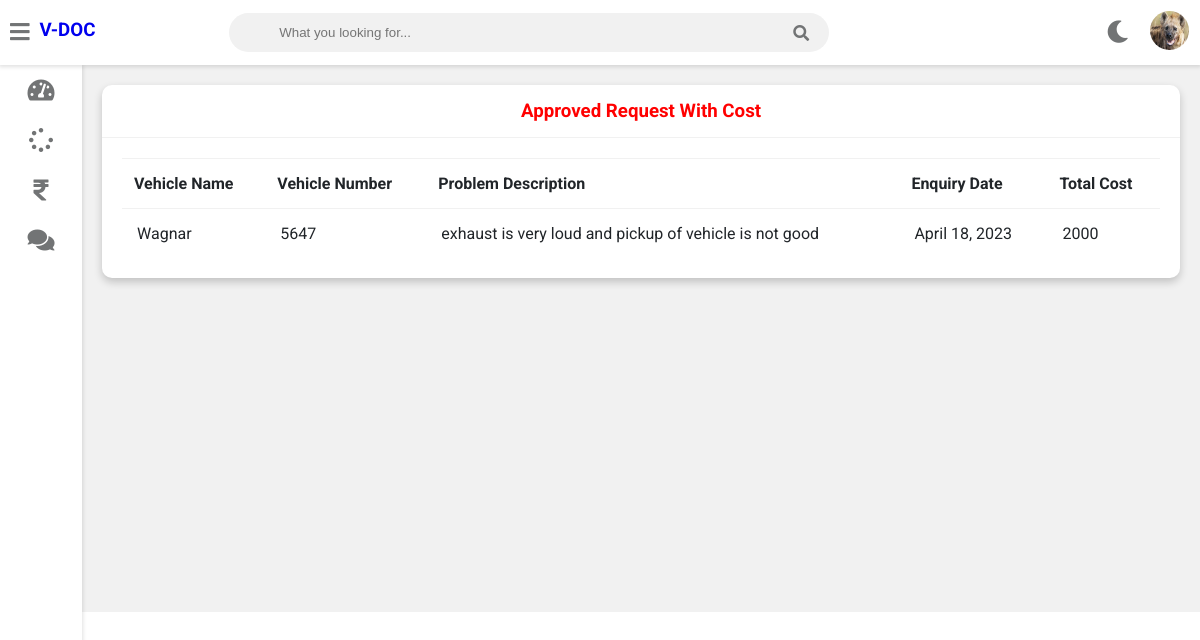
Screenshot of /customer-invoice (signed in) with the database file from the repository.
### vehicle/models.py (models this page shows, shortened)
class Customer(models.Model):
    user=models.OneToOneField(User,on_delete=models.CASCADE)
    profile_pic= models.ImageField(upload_to='profile_pic/CustomerProfilePic/',null=True,blank=True)
    address = models.CharField(max_length=40)
    mobile = models.CharField(max_length=20,null=False)

class Request(models.Model):
    cat=(('two wheeler with gear','two wheeler with gear'),('two wheeler without gear','two wheeler without gear'),('three wheeler','three wheeler'),('four wheeler','four wheeler'))
    category=models.CharField(max_length=50,choices=cat)
    vehicle_no=models.PositiveIntegerField(null=False)
    vehicle_name = models.CharField(max_length=40,null=False)
    vehicle_model = models.CharField(max_length=40,null=False)
    vehicle_brand = models.CharField(max_length=40,null=False)
    problem_description = models.CharField(max_length=500,null=False)
    date=models.DateField(auto_now=True)
    cost=models.PositiveIntegerField(null=True)
    customer=models.ForeignKey('Customer', on_delete=models.CASCADE,null=True)
    mechanic=models.ForeignKey('Mechanic',on_delete=models.CASCADE,null=True)
    stat=(('Pending','Pending'),('Approved','Approved'),('Repairing','Repairing'),('Repairing Done','Repairing Done'),('Released','Released'))
    status=models.CharField(max_length=50,choices=stat,default='Pending',null=True)

### vehicle/views.py (the view)
# urls.py: path('customer-invoice', views.customer_invoice_view,name='customer-invoice'),
@login_required(login_url='customerlogin')
@user_passes_test(is_customer)
def customer_invoice_view(request):
    customer=models.Customer.objects.get(user_id=request.user.id)
    enquiries=models.Request.objects.all().filter(customer_id=customer.id).exclude(status='Pending')
    return render(request,'vehicle/customer_invoice.html',{'customer':customer,'enquiries':enquiries})

### vehicle/views.py (called while the page is built)
def is_customer(user):
    return user.groups.filter(name='CUSTOMER').exists()

### templates/vehicle/customer_invoice.html
{% extends 'vehicle/customerbase.html' %}
{% block content %}
	<div class="wrapper">
		<div class="row">
			<div class="col-12 col-m-12 col-sm-12">
				<div class="card">
					<div class="card-header">
						<h3 style="color:red; text-align:center" >Approved Request With Cost
						</h3>
					</div>
					<div class="card-content">
						<table>
							<thead>
                <tr>
                  <th>Vehicle Name</th>
                  <th>Vehicle Number</th>
                  <th>Problem Description</th>
                  <th>Enquiry Date</th>
									<th>Total Cost</th>
                </tr>
							</thead>
							<tbody>
                {% for enq in enquiries %}
                <tr>
                  <td>{{enq.vehicle_name}}</td>
                  <td>{{enq.vehicle_no}}</td>
                  <td>{{enq.problem_description}}</td>
                  <td>{{enq.date}}</td>
                  <td>{{enq.cost}}</td>
                </tr>
                {% endfor %}
							</tbody>
						</table>
					</div>
				</div>
			</div>
		</div>
<br><br><br><br><br><br><br><br><br><br><br><br><br><br><br><br>
	</div>
{% endblock content %}

### templates/vehicle/customerbase.html (shortened to what this page needs)
<!DOCTYPE html>
{% load static %}
<html>
<head>
	<link rel="stylesheet" type="text/css" href="https://cdnjs.cloudflare.com/ajax/libs/Chart.js/2.9.3/Chart.min.css">
	<link rel="stylesheet" type="text/css" href="{% static "fontawesome-free/css/all.min.css" %}">
	<link rel="stylesheet" type="text/css" href="{% static "style.css" %}">
</head>
<body class="overlay-scrollbar">
	<div class="navbar">
		<ul class="navbar-nav">
			<li class="nav-item">
				<a class="nav-link">
					<i class="fas fa-bars" onclick="collapseSidebar()"></i>
				</a>
			</li>
			<li class="nav-item">
			<a style="text-decoration:none;"href="/customer-dashboard"><h3>V-DOC</h3></a>
			</li>
		</ul>
		<form class="navbar-search">
			<input type="text" name="Search" class="navbar-search-input" placeholder="What you looking for...">
			<i class="fas fa-search"></i>
		</form>
		<ul class="navbar-nav nav-right">
			<li class="nav-item mode">
				<a class="nav-link" href="#" onclick="switchTheme()">
					<i class="fas fa-moon dark-icon"></i>
				</a>
			</li>
			<li class="nav-item avt-wrapper">
				<div class="avt dropdown">
					<img src="{% static  customer.profile_pic.url %} " alt="User image" class="dropdown-toggle" data-toggle="user-menu">
				</div>
			</li>
		</ul>
	</div>
	<div class="sidebar">
		<ul class="sidebar-nav">
			<li class="sidebar-nav-item">
				<a href="/customer-dashboard" class="sidebar-nav-link">
					<div>
						<i class="fas fa-tachometer-alt"></i>
					</div>
				</a>
			</li>
			<li  class="sidebar-nav-item">
				<a href="/customer-request" class="sidebar-nav-link">
					<div>
						<i class="fas fa-spinner"></i>
					</div>
				</a>
			</li>
			<li  class="sidebar-nav-item">
				<a href="/customer-invoice" class="sidebar-nav-link">
					<div>
						<i class="fas fa-rupee-sign"></i>
					</div>
				</a>
			</li>
			<li  class="sidebar-nav-item">
				<a href="/customer-feedback" class="sidebar-nav-link">
					<div>
					<i class="fas fa-comments"></i>
					</div>
				</a>
			</li>
		</ul>
	</div>
<div>
	<div class="content">
		{% block content %}
		{% endblock content %}
	</div>
</div>
</body>
</html>

### static/style.css (style rules this page uses)
:root { --primary-color: #4834d4; --success-color: #6ab04c; --warning-color: #f0932b; --danger-color: #eb4d4b; --light-color: #212529; --light-second-color: #727475; --light-background: #ffffff; --light-second-background: #f1f1f1; --dark-color: #909090; --dark-second-color: #f5f6fa; --dark-background: #23242D; --dark-second-background: #181818; }
.light { --main-bg-color: var(--light-background); --second-bg-color: var(--light-second-background); --main-color: var(--light-color); --second-color: var(--light-second-color); }
* { box-sizing: border-box; }
body { font-family: 'Roboto', sans-serif; background: var(--main-bg-color); color: var(--main-color); margin: 0; }
.navbar { display: flex; flex-direction: row; background: var(--main-bg-color); color: var(--main-color); position: fixed; top: 0; right: 0; left: 0; z-index: 101; box-shadow: rgba(0,0,0,0.12) 0px 1px 4px 1px; }
.navbar-nav { list-style: none; display: flex; flex-direction: row; padding-left: 0; margin-bottom: 0; margin-top: 0; }
.nav-link { float: left; text-align: center; padding: 21px 10px; text-decoration: none; font-size: 17px; color: var(--second-color); position: relative; }
.navbar-nav i { font-size: 1.4rem; }
.nav-right { margin-left: auto; }
.navbar-search { position: relative; margin: auto; width: 50%; }
.navbar-search input { background: var(--second-bg-color); border: none; padding: 12px 50px 12px 50px; width: 100%; outline: none; color: var(--main-color); border-radius: 20px; }
.navbar-search i { position: absolute; top: 50%; right: 20px; transform: translateY(-50%); color: var(--second-color); cursor: pointer; }
.avt img { width: 39px; height: 39px; border-radius: 50%; }
.avt { padding: 11px }
.dropdown { position: relative; }
.wrapper { padding: 10px; margin-left: 82px; padding-top: 75px; background: var(--second-bg-color); transition: margin-left .5s; }
.sidebar { width: 82px; height: 100vh; position: fixed; margin-top: 65px; background: var(--main-bg-color); box-shadow: rgba(0,0,0,0.12) 0px 1px 4px 1px; overflow: hidden; z-index: 100; transition: width .5s; }
.sidebar-nav { list-style: none; padding: 0; margin: 0; display: flex; flex-direction: column; align-items: center; height: 100vh; }
.sidebar-nav-item { width: 100%; }
.sidebar-nav-link { display: flex; align-items: center; color: var(--main-color); text-decoration: none; }
.sidebar-nav-link i { font-size: 1.5rem; color: var(--second-color); position: absolute; left: 50%; top: 50%; transform: translate(-50%, -50%); }
.sidebar-nav-link div { min-width: 82px; height: 50px; position: relative; }
.row { display: flex; flex-wrap: wrap; flex-direction: row; }
.row:after, .row:before { box-sizing: border-box; }
[class*="col-"] { padding: 10px; }
@media only screen and (min-width: 600px) { .col-sm-12 { width: 100%; } }
@media only screen and (min-width: 768px) { .col-m-12 { width: 100%; } }
@media only screen and (min-width: 992px) { .col-12 { width: 100%; } }
.card { background: var(--main-bg-color); color: var(--main-color); border-radius: 10px; margin-bottom: 10px; box-shadow: 0 4px 8px 0 rgba(0,0,0,0.2); }
.card-header { padding: 15px 30px; border-bottom: 1px solid var(--second-bg-color); position: relative; }
.card-header h3 { margin: 0; }
.card-content { padding: 20px; overflow-x: auto; }
table { border-collapse: collapse; width: 100%; }
table td { border-top: 1px solid var(--second-bg-color); padding: 15px; }
table th { border-top: 1px solid var(--second-bg-color); border-bottom: 1px solid var(--second-bg-color); padding: 15px 12px; text-align: left; }

### rows the page displays
Customer: profile_pic (picture)
Request: vehicle_name "Wagnar", vehicle_no "5647", problem_description "exhaust is very loud and pickup of vehicle is not good", date "April 18, 2023", cost "2000"
